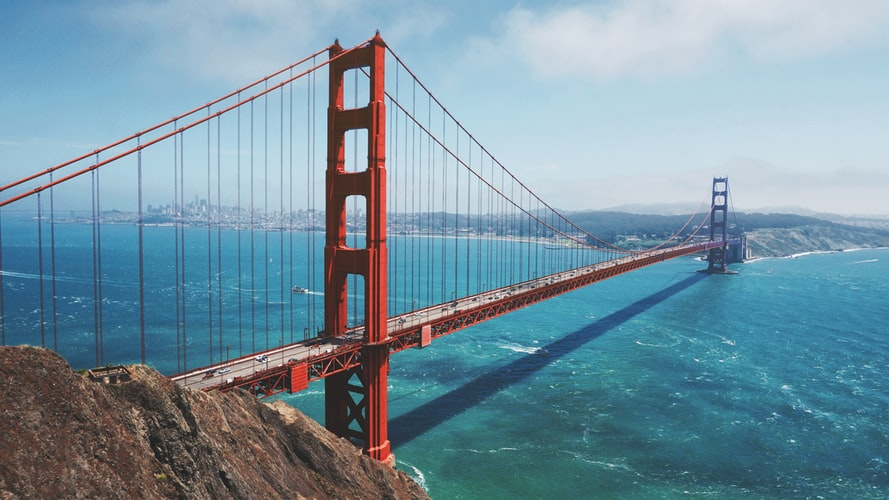
#> input picture Modulo3/Datasets_imagens/golden-gate.jpg, 889 x 500 px, found by its file name
$ python 9.5.opencv_invertendo_imagem.py
#> lines starting #> are read from the running program, lines starting #| are printed output that depends on the picture
# usando openCV para inverter uma imagem (flipping)
# para facilitar a compreensão, execute no jupyter notebook

import cv2
import numpy as np
from matplotlib import pyplot as plt

# Carregando a imagem
imagem = cv2.imread('C:/Onedrive/Curso_Machine_Learning/Modulo 3/golden-gate.jpg')
#> imagem is the input picture: shape (500, 889, 3); mean B, G, R 161.4, 147.1, 117.5

# Flip horizontal
flipped = cv2.flip(imagem, 1) #1 é horizontal, 0 é vertical, -1 são os 2 (horizontal e vertical)
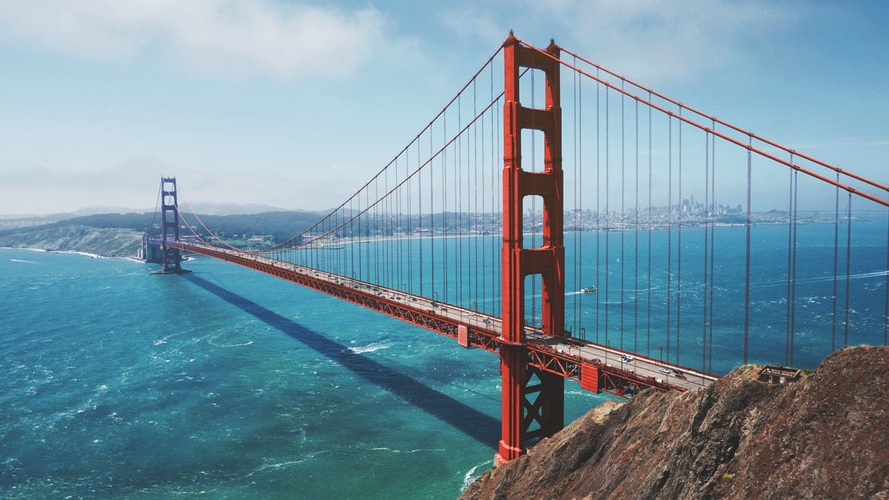
#> flipped: shape (500, 889, 3); mean B, G, R 161.4, 147.1, 117.5
plt.imshow(flipped)
plt.show()
